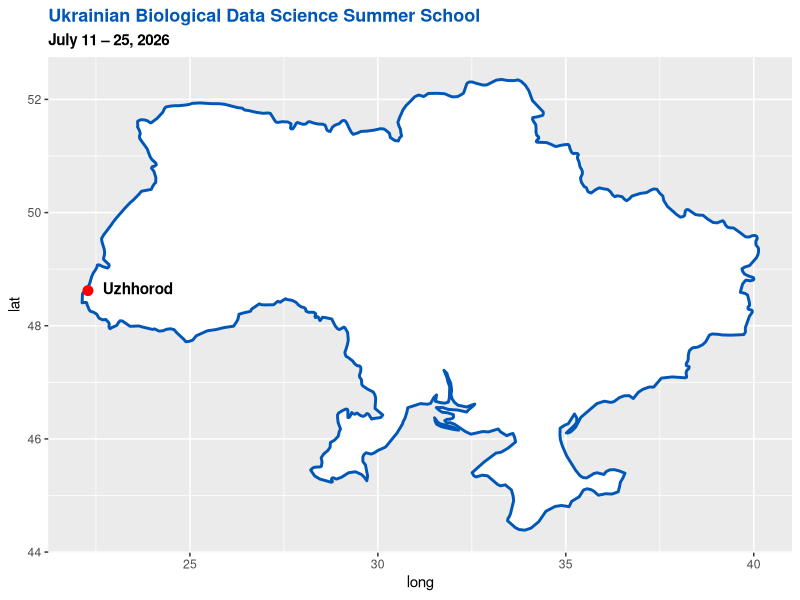

Here is the R script that generated this plot:
## ---- chunk 1
#| label: setup
#| include: false
library(tidyverse)
library(maps)
## ---- chunk 2
#| label: map
#| fig-width: 9
#| fig-height: 5

ukraine <- map_data("world", region = "Ukraine")

uzhhorod <- data.frame(city = "Uzhhorod", lon = 22.2879, lat = 48.6208)

ggplot(ukraine, aes(x = long, y = lat, group = group)) +
  geom_polygon(fill = "white", color = "#0057B7", linewidth = 1) +
  coord_quickmap() +
  geom_point(data = uzhhorod, aes(x = lon, y = lat),
             color = "red", size = 3, inherit.aes = FALSE) +
  geom_text(data = uzhhorod, aes(x = lon, y = lat, label = city),
            vjust = 0.3, hjust = -0.05, nudge_x = 0.3, fontface = "bold",
            inherit.aes = FALSE) +
  ggtitle("Ukrainian Biological Data Science Summer School",
          subtitle = "July 11 – 25, 2026") +
  theme(plot.title    = element_text(color = "#0057B7", face = "bold", size = 13),
        plot.subtitle = element_text(color = "black",   face = "bold", size = 11))
